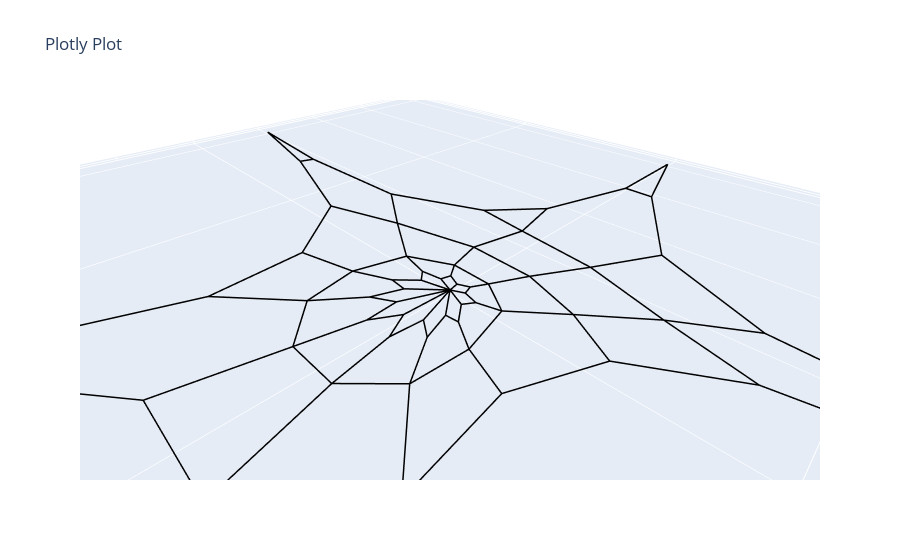

The cell this chart's notebook holds for it:
### Code cell
net.net_plot(plot_type='projection')

### Figure 1 — Plotly figure (JSON) as saved in the notebook; plotly's stock layout.template omitted (floating-point values rounded to 4 significant figures; data arrays with more than 128 entries replaced by an {"elided": "..."} marker saying what was removed)
{"data": [{"line": {"color": "black", "width": 3}, "mode": "lines", "type": "scatter3d", "x": {"elided": "330 float values"}, "y": {"elided": "330 float values"}, "z": {"elided": "330 int values"}}], "layout": {"scene": {"aspectmode": "data"}, "title": {"text": "Plotly Plot"}}}
